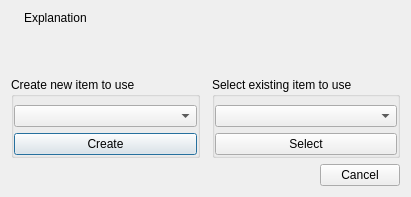
<?xml version="1.0" encoding="UTF-8"?>
<ui version="4.0">
 <class>Dialog</class>
 <widget class="QDialog" name="Dialog">
  <property name="geometry">
   <rect>
    <x>0</x>
    <y>0</y>
    <width>411</width>
    <height>197</height>
   </rect>
  </property>
  <property name="windowTitle">
   <string>Dialog</string>
  </property>
  <layout class="QVBoxLayout" name="verticalLayout">
   <item>
    <widget class="QWidget" name="widget_3" native="true">
     <layout class="QHBoxLayout" name="horizontalLayout_3">
      <property name="margin">
       <number>0</number>
      </property>
      <item>
       <widget class="QLabel" name="label_icon">
        <property name="sizePolicy">
         <sizepolicy hsizetype="Fixed" vsizetype="Preferred">
          <horstretch>0</horstretch>
          <verstretch>0</verstretch>
         </sizepolicy>
        </property>
        <property name="text">
         <string/>
        </property>
        <property name="pixmap">
         <pixmap resource="icons.qrc">:/icons/loop_large.png</pixmap>
        </property>
       </widget>
      </item>
      <item>
       <widget class="QLabel" name="label_explanation">
        <property name="text">
         <string>Explanation
</string>
        </property>
        <property name="wordWrap">
         <bool>true</bool>
        </property>
       </widget>
      </item>
     </layout>
    </widget>
   </item>
   <item>
    <spacer name="verticalSpacer">
     <property name="orientation">
      <enum>Qt::Vertical</enum>
     </property>
     <property name="sizeHint" stdset="0">
      <size>
       <width>20</width>
       <height>40</height>
      </size>
     </property>
    </spacer>
   </item>
   <item>
    <widget class="QWidget" name="widget_2" native="true">
     <layout class="QHBoxLayout" name="horizontalLayout">
      <property name="spacing">
       <number>12</number>
      </property>
      <property name="margin">
       <number>0</number>
      </property>
      <item>
       <widget class="QGroupBox" name="groupBox">
        <property name="title">
         <string>Create new item to use</string>
        </property>
        <layout class="QVBoxLayout" name="verticalLayout_2">
         <property name="leftMargin">
          <number>0</number>
         </property>
         <property name="topMargin">
          <number>8</number>
         </property>
         <property name="rightMargin">
          <number>0</number>
         </property>
         <property name="bottomMargin">
          <number>0</number>
         </property>
         <item>
          <widget class="QComboBox" name="combobox_new"/>
         </item>
         <item>
          <widget class="QPushButton" name="button_new">
           <property name="text">
            <string>Create</string>
           </property>
           <property name="icon">
            <iconset resource="icons.qrc">
             <normaloff>:/icons/add.png</normaloff>:/icons/add.png</iconset>
           </property>
           <property name="iconSize">
            <size>
             <width>16</width>
             <height>16</height>
            </size>
           </property>
          </widget>
         </item>
        </layout>
       </widget>
      </item>
      <item>
       <widget class="QGroupBox" name="groupBox_2">
        <property name="title">
         <string>Select existing item to use</string>
        </property>
        <layout class="QVBoxLayout" name="verticalLayout_3">
         <property name="leftMargin">
          <number>0</number>
         </property>
         <property name="topMargin">
          <number>8</number>
         </property>
         <property name="rightMargin">
          <number>0</number>
         </property>
         <property name="bottomMargin">
          <number>0</number>
         </property>
         <item>
          <widget class="QComboBox" name="combobox_select"/>
         </item>
         <item>
          <widget class="QPushButton" name="button_select">
           <property name="text">
            <string>Select</string>
           </property>
           <property name="icon">
            <iconset resource="icons.qrc">
             <normaloff>:/icons/apply.png</normaloff>:/icons/apply.png</iconset>
           </property>
           <property name="iconSize">
            <size>
             <width>16</width>
             <height>16</height>
            </size>
           </property>
          </widget>
         </item>
        </layout>
       </widget>
      </item>
     </layout>
    </widget>
   </item>
   <item>
    <widget class="QWidget" name="widget" native="true">
     <layout class="QHBoxLayout" name="horizontalLayout_2">
      <property name="margin">
       <number>0</number>
      </property>
      <item>
       <spacer name="horizontalSpacer">
        <property name="orientation">
         <enum>Qt::Horizontal</enum>
        </property>
        <property name="sizeHint" stdset="0">
         <size>
          <width>40</width>
          <height>20</height>
         </size>
        </property>
       </spacer>
      </item>
      <item>
       <widget class="QPushButton" name="button_cancel">
        <property name="text">
         <string>Cancel</string>
        </property>
        <property name="icon">
         <iconset resource="icons.qrc">
          <normaloff>:/icons/delete.png</normaloff>:/icons/delete.png</iconset>
        </property>
        <property name="iconSize">
         <size>
          <width>16</width>
          <height>16</height>
         </size>
        </property>
       </widget>
      </item>
     </layout>
    </widget>
   </item>
  </layout>
 </widget>
 <resources>
  <include location="icons.qrc"/>
 </resources>
 <connections>
  <connection>
   <sender>button_cancel</sender>
   <signal>clicked()</signal>
   <receiver>Dialog</receiver>
   <slot>accept()</slot>
   <hints>
    <hint type="sourcelabel">
     <x>345</x>
     <y>183</y>
    </hint>
    <hint type="destinationlabel">
     <x>202</x>
     <y>107</y>
    </hint>
   </hints>
  </connection>
 </connections>
</ui>
